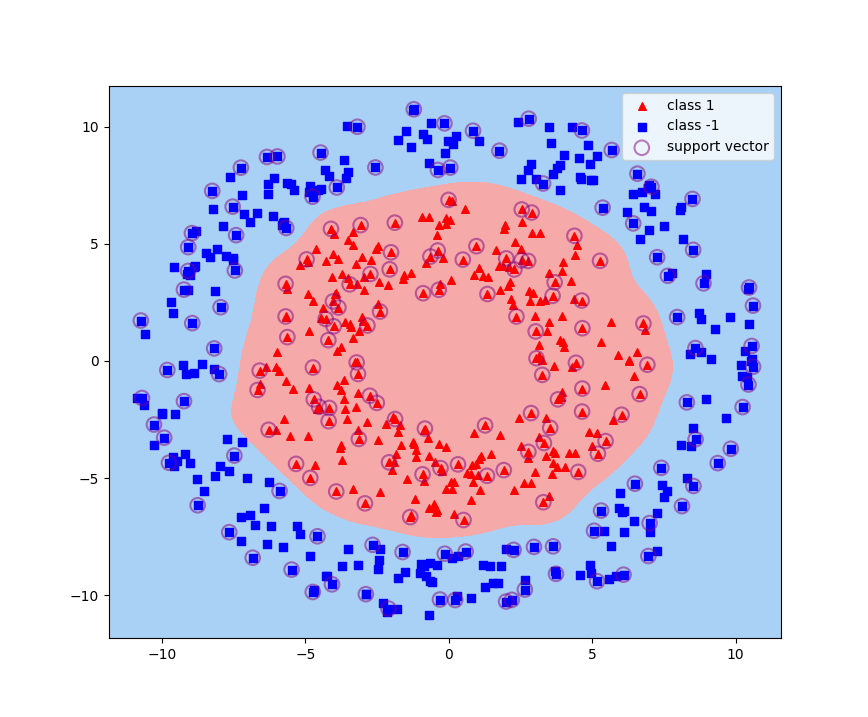
#> input picture Figure_1.png, 868 x 717 px; its folder holds only this picture in this run
$ python my_huffman.py
#> lines starting #> are read from the running program, lines starting #| are printed output that depends on the picture
import cv2
import numpy as np
import matplotlib.pyplot as plt
import pickle
import math
import easygui as g
import time
import os

class Node: #节点类
    def __init__(self,data,freq,left=None,right=None):
        self.data=data
        self.freq=freq
        self.left=left
        self.right=right

class Huff: #huffman树类
    def __init__(self,img):
        self.dict={}
        self.code=[] #编码表
        self.hist_dic={}
        self.img=img
        hist,bins = np.histogram(self.img.ravel(),256,[0,256])
        bins=bins.tolist()
        hist=hist.tolist()

        for hist,bin in zip(hist,bins):
            self.hist_dic[bin]=hist
        dic=self.hist_dic.copy()
        for key in dic.keys():
            if self.hist_dic[key]==0:
                del(self.hist_dic[key]) #删除所有0值元素

        self.bins=self.hist_dic.keys()
        self.hist=[self.hist_dic[x] for x in self.bins]
        print(self.bins)
        print(self.hist)

    def CreateTree(self):
        charList=self.bins #字符列表
        freqList=self.hist #频数列表
        minHeap=[Node(c,f) for c,f in zip(charList,freqList)] #生成节点列表

        while(len(minHeap)!=1):
            minHeap=sorted(minHeap,key=lambda x:x.freq,reverse=True) #按频数从大到小排列节点
            intNode=Node(None,minHeap[-1].freq+minHeap[-2].freq)# 新节点的频数为最小的两个节点之和
            intNode.left=minHeap[-2]
            intNode.right=minHeap[-1]
            minHeap.pop()
            minHeap.pop() #从节点列表中删除最小的两个节点
            minHeap.append(intNode)#将新节点添加到节点列表中

        return minHeap[0]

    def Code(self,tree,s=""):
        if tree.data is not None:
            print(tree.data,end=" ")
            print(s)
            self.dict[tree.data]=s
            return
        self.Code(tree.left,s+'0') #每个左节点编码为0
        self.Code(tree.right,s+'1')#每个右节点编码为1

    def encode(self):
        flat=self.img.flatten().tolist()
        for pix in flat:
            self.code.append(self.dict[pix])
        return self.code

    def decode(self,tree):
        '''
        :param tree: Huffman树，从.bin文件中加载出来
        :return: 解码出的一幅图像的像素值
        '''
        current=tree
        self.string=[]
        for code in self.code:
            for bit in code:
                if bit=="0":
                    current=current.left
                else:
                    current=current.right

            if current.left==None and current.right==None:#没有子节点的节点
                self.string.append(current.data)#获取该节点保存的像素值
                current=tree
        return self.string


def compress(image, fileDir):
    '''
    压缩与解压函数
    :param image: 输入图像
    :param fileDir: 图像目录, 用于保存解码后的图像
    :return: 无
    '''
    obj = Huff(image)
    root = obj.CreateTree()#创建huffman树
    obj.Code(root)
    coded_image = obj.encode()
    temp = 0
    for code in coded_image:
        temp += len(code)
    shape = image.shape
    with open(fileDir + '/encode.bin', 'wb') as encode:#以二进制形式保存huffman树对象
        pickle.dump(root, encode)

    with open(fileDir + '/encode.bin', 'rb') as decode: #读取编码
        decoded = pickle.load(decode)
    ret = obj.decode(decoded) #解码
    ret = np.array(ret, np.uint8)
    ret_image = np.reshape(ret, shape)
    out = cv2.cvtColor(ret_image, 0)

    cv2.imwrite(fileDir + 'compressed_image.jpg', out)
    compSize = getFileSize(fileDir + 'compressed_image.jpg')

    print("压缩前图片大小：%.2fKB" % originalSize)
    print("压缩后图片大小：%.2fKB" % compSize)
    print("压缩率：%.2f%%" % (compSize * 100 / originalSize))
    print("PSNR：%.2f%%" % psnr(image, ret_image))
    plt.subplot(1, 2, 1)
    plt.title('Original image')
    plt.imshow(image, cmap=plt.cm.gray)
    plt.subplot(1, 2, 2)
    plt.title('Decoded image')
    plt.imshow(out)
    plt.show()


def selectFile():
    msg = '浏览文件并打开'
    title = '选择需要压缩的图片'
    default = './*.png'
    filetypes = ["*.png", "*.jpg", "*.bmp"]
    filePath = g.fileopenbox(msg, title, default, filetypes)
#> the answer given: Figure_1.png
    return filePath


def getFileSize(filePath):
    fsize = os.path.getsize(filePath)
    fsize = fsize / float(1024)
    return round(fsize, 2)


def psnr(img1, img2):
   mse = np.mean( (img1/255. - img2/255.) ** 2 )
   if mse < 1.0e-10:
      return 100
   PIXEL_MAX = 1
   return 20 * math.log10(PIXEL_MAX / math.sqrt(mse))

if __name__ == '__main__':
    while True:
        print('*' * 10)
        print('注意文件路径不能存在中文')
        print('*' * 10)
        filePath = selectFile()
        print(filePath)
        originalSize = getFileSize(filePath)
        if filePath.isascii() != True:
            print('路径含有中文,请重新选择')
            time.sleep(2)
        else:
            fileDir = filePath[0: filePath.rfind('\\')]
            print(fileDir)
            image = cv2.imread(filePath, 0)
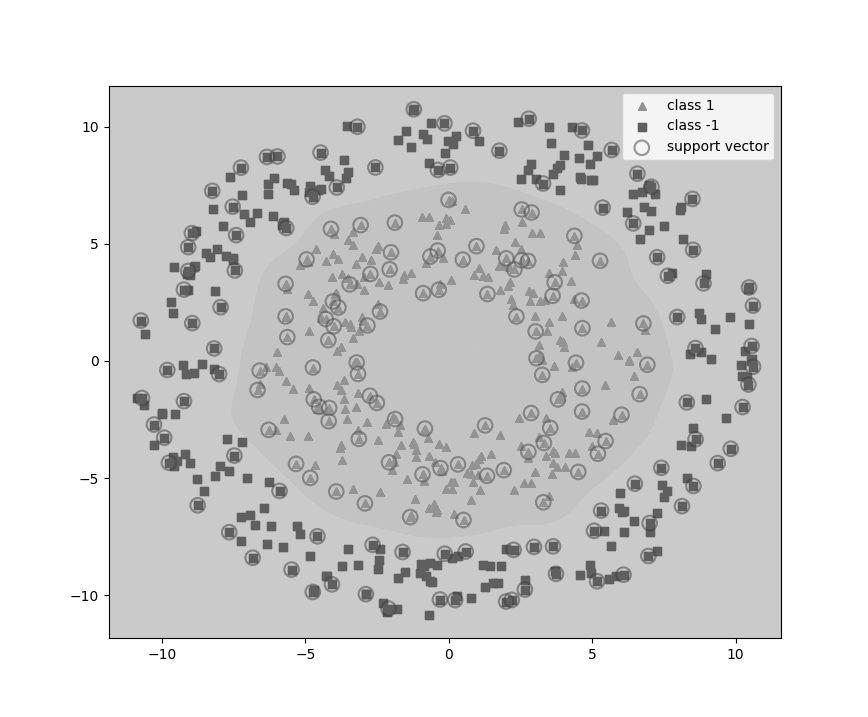
#> image: shape (717, 868); min 0, max 255, mean 214.3
            start = time.time()
            compress(image, fileDir)
#> in __init__, `hist,bins = np.histogram(self.img.ravel(),256,[0,256])`: hist = 256 values, max 246857 at index 255, min 0 at index 1, mean 2431.1; bins = 257 values from 0 to 256
#> the loop in __init__, `for hist,bin in zip(hist,bins):` made 256 passes
#> hist on passes 1 to 3: 2696, 0, 11
#> after the loop in __init__, `for hist,bin in zip(hist,bins):`: self.hist_dic = 256 items
#> in __init__, `self.hist=[self.hist_dic[x] for x in self.bins]`: self.hist = 224 values, max 246857 at index 223, min 1 at index 155, mean 2778.4
#> (printed output is left out)
#> (printed output is left out)
#> in CreateTree, `freqList=self.hist`: freqList has the same summary as self.hist in __init__
#> in CreateTree, `minHeap=[Node(c,f) for c,f in zip(charList,freqList)]`: minHeap = 224 items
#> the loop in CreateTree, `while(len(minHeap)!=1):` made 223 passes
#> after the loop in CreateTree, `while(len(minHeap)!=1):`: minHeap = 1 item
#| 202.0
#| 195.0 135.0 57.0 62.0 44.0 50.0 86.0 121.0 67.0 72.0 109.0 206.0
#> in encode, `flat=self.img.flatten().tolist()`: flat = 622356 items
#> after the loop in compress, `for code in coded_image:`: temp = 1578278
#> after the loop in decode, `for code in self.code:`: self.string = 622356 items
#> in psnr, `mse = np.mean( (img1/255. - img2/255.) ** 2 )`: mse = 0
#| PSNR：100.00%
#> in compress, `plt.show()`:
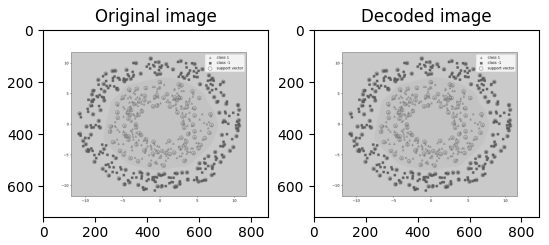
#> figure drawn by matplotlib, 2 panels
            end = time.time()
            print('压缩与解压总用时：%.1fs' % (end - start))
            print('压缩后的图片已写入到' + fileDir + '目录下')
            time.sleep(100)
            break
